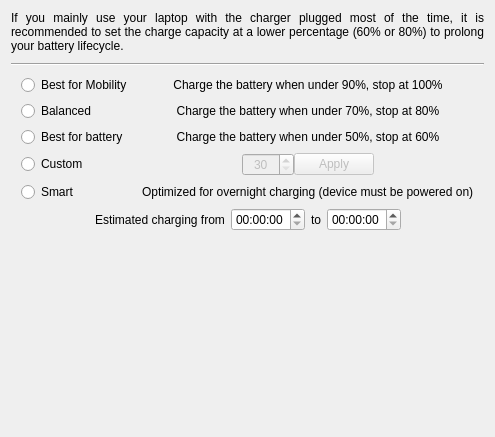
      <widget class="QWidget" name="batteryTab">
       <attribute name="icon">
        <iconset theme="battery"/>
       </attribute>
       <attribute name="title">
        <string>Battery</string>
       </attribute>
       <layout class="QGridLayout" name="gridLayout_13">
        <item row="4" column="0">
         <spacer name="verticalSpacer_4">
          <property name="orientation">
           <enum>Qt::Orientation::Vertical</enum>
          </property>
          <property name="sizeHint" stdset="0">
           <size>
            <width>20</width>
            <height>195</height>
           </size>
          </property>
         </spacer>
        </item>
        <item row="1" column="0">
         <widget class="Line" name="line">
          <property name="minimumSize">
           <size>
            <width>0</width>
            <height>10</height>
           </size>
          </property>
          <property name="frameShadow">
           <enum>QFrame::Shadow::Sunken</enum>
          </property>
          <property name="orientation">
           <enum>Qt::Orientation::Horizontal</enum>
          </property>
         </widget>
        </item>
        <item row="0" column="0">
         <widget class="QLabel" name="label_5">
          <property name="text">
           <string>If you mainly use your laptop with the charger plugged most of the time, it is recommended to set the charge capacity at a lower percentage (60% or 80%) to prolong your battery lifecycle.</string>
          </property>
          <property name="scaledContents">
           <bool>false</bool>
          </property>
          <property name="alignment">
           <set>Qt::AlignmentFlag::AlignJustify|Qt::AlignmentFlag::AlignVCenter</set>
          </property>
          <property name="wordWrap">
           <bool>true</bool>
          </property>
          <property name="margin">
           <number>0</number>
          </property>
          <property name="textInteractionFlags">
           <set>Qt::TextInteractionFlag::NoTextInteraction</set>
          </property>
         </widget>
        </item>
        <item row="2" column="0">
         <layout class="QGridLayout" name="gridLayout_10">
          <property name="leftMargin">
           <number>10</number>
          </property>
          <property name="topMargin">
           <number>0</number>
          </property>
          <property name="rightMargin">
           <number>10</number>
          </property>
          <property name="bottomMargin">
           <number>0</number>
          </property>
          <property name="horizontalSpacing">
           <number>10</number>
          </property>
          <property name="verticalSpacing">
           <number>6</number>
          </property>
          <item row="0" column="1">
           <widget class="QLabel" name="label_4">
            <property name="text">
             <string>Charge the battery when under 90%, stop at 100%</string>
            </property>
            <property name="alignment">
             <set>Qt::AlignmentFlag::AlignCenter</set>
            </property>
            <property name="wordWrap">
             <bool>true</bool>
            </property>
           </widget>
          </item>
          <item row="0" column="0">
           <widget class="QRadioButton" name="bestMobilityRadioButton">
            <property name="text">
             <string>Best for Mobility</string>
            </property>
            <property name="checkable">
             <bool>true</bool>
            </property>
           </widget>
          </item>
          <item row="1" column="1">
           <widget class="QLabel" name="label_6">
            <property name="text">
             <string>Charge the battery when under 70%, stop at 80%</string>
            </property>
            <property name="alignment">
             <set>Qt::AlignmentFlag::AlignCenter</set>
            </property>
            <property name="wordWrap">
             <bool>true</bool>
            </property>
           </widget>
          </item>
          <item row="3" column="1">
           <layout class="QHBoxLayout" name="horizontalLayout_3">
            <property name="sizeConstraint">
             <enum>QLayout::SizeConstraint::SetMinimumSize</enum>
            </property>
            <item>
             <spacer name="horizontalSpacer_8">
              <property name="orientation">
               <enum>Qt::Orientation::Horizontal</enum>
              </property>
              <property name="sizeHint" stdset="0">
               <size>
                <width>40</width>
                <height>20</height>
               </size>
              </property>
             </spacer>
            </item>
            <item>
             <widget class="QSpinBox" name="customBatteryThresholdSpinBox">
              <property name="enabled">
               <bool>false</bool>
              </property>
              <property name="minimumSize">
               <size>
                <width>52</width>
                <height>0</height>
               </size>
              </property>
              <property name="alignment">
               <set>Qt::AlignmentFlag::AlignCenter</set>
              </property>
              <property name="minimum">
               <number>30</number>
              </property>
              <property name="maximum">
               <number>100</number>
              </property>
             </widget>
            </item>
            <item>
             <widget class="QPushButton" name="customBatteryApplyButton">
              <property name="enabled">
               <bool>false</bool>
              </property>
              <property name="text">
               <string>Apply</string>
              </property>
             </widget>
            </item>
            <item>
             <spacer name="horizontalSpacer_3">
              <property name="orientation">
               <enum>Qt::Orientation::Horizontal</enum>
              </property>
              <property name="sizeHint" stdset="0">
               <size>
                <width>40</width>
                <height>20</height>
               </size>
              </property>
             </spacer>
            </item>
           </layout>
          </item>
          <item row="2" column="0">
           <widget class="QRadioButton" name="bestBatteryRadioButton">
            <property name="text">
             <string>Best for battery</string>
            </property>
           </widget>
          </item>
          <item row="1" column="0">
           <widget class="QRadioButton" name="balancedBatteryRadioButton">
            <property name="text">
             <string>Balanced</string>
            </property>
           </widget>
          </item>
          <item row="2" column="1">
           <widget class="QLabel" name="label_7">
            <property name="text">
             <string>Charge the battery when under 50%, stop at 60%</string>
            </property>
            <property name="alignment">
             <set>Qt::AlignmentFlag::AlignCenter</set>
            </property>
            <property name="wordWrap">
             <bool>true</bool>
            </property>
           </widget>
          </item>
          <item row="3" column="0">
           <widget class="QRadioButton" name="customBatteryThresholdRadioButton">
            <property name="text">
             <string>Custom</string>
            </property>
           </widget>
          </item>
          <item row="4" column="0">
           <widget class="QRadioButton" name="radioButton">
            <property name="text">
             <string>Smart</string>
            </property>
           </widget>
          </item>
          <item row="4" column="1">
           <widget class="QLabel" name="label_14">
            <property name="text">
             <string>Optimized for overnight charging (device must be powered on)</string>
            </property>
           </widget>
          </item>
         </layout>
        </item>
        <item row="3" column="0">
         <layout class="QHBoxLayout" name="horizontalLayout_4">
          <item>
           <spacer name="horizontalSpacer_6">
            <property name="orientation">
             <enum>Qt::Orientation::Horizontal</enum>
            </property>
            <property name="sizeHint" stdset="0">
             <size>
              <width>40</width>
              <height>20</height>
             </size>
            </property>
           </spacer>
          </item>
          <item>
           <widget class="QLabel" name="label_8">
            <property name="text">
             <string>Estimated charging from</string>
            </property>
           </widget>
          </item>
          <item>
           <widget class="QTimeEdit" name="timeEdit"/>
          </item>
          <item>
           <widget class="QLabel" name="label_9">
            <property name="text">
             <string>to</string>
            </property>
           </widget>
          </item>
          <item>
           <widget class="QTimeEdit" name="timeEdit_2"/>
          </item>
          <item>
           <spacer name="horizontalSpacer_7">
            <property name="orientation">
             <enum>Qt::Orientation::Horizontal</enum>
            </property>
            <property name="sizeHint" stdset="0">
             <size>
              <width>40</width>
              <height>20</height>
             </size>
            </property>
           </spacer>
          </item>
         </layout>
        </item>
       </layout>
      </widget>
